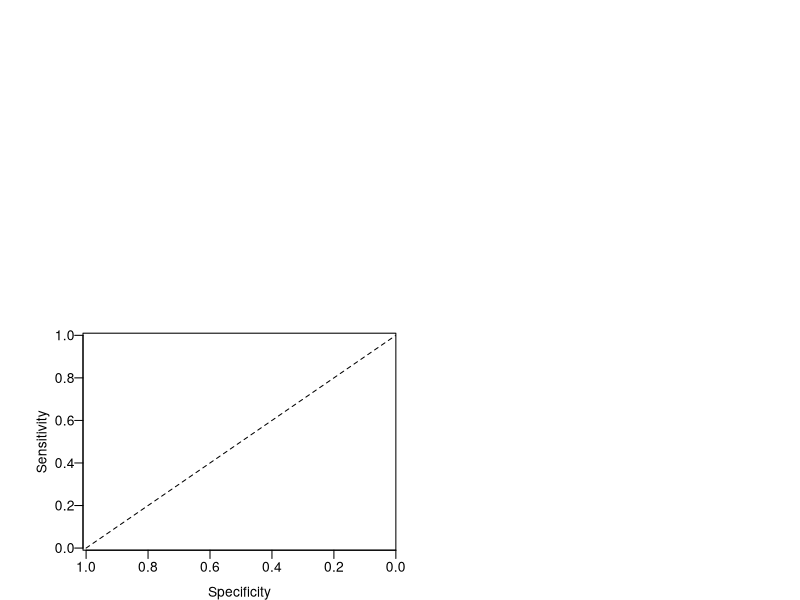

Write R code to recreate this figure. (Note: this script raises an error after producing the figure.)
#figure layout
tiff(file='figures/RSPwk6aucrf.tiff', height=8, width=9, units='in', res=300)


layout(matrix(c(3,1,4,2), nrow=2))
par(mar=c(3,3.5,2,1), mgp=c(2,0.5,0), oma=c(0,1.5,0,0))


#pdf('data/figures/RSPwk6aucrf.#pdf', height=6, width=8)
### Plot REMISSION ROC curves

plot(c(1,0),c(0,1), type='l', lty=2, xlim=c(1.01,0), ylim=c(-0.01,1.01), xaxs='i', yaxs='i', ylab='Sensitivity', xlab='Specificity', las=1)
plot(otu_remWK6xWK6_roc, add=T, lwd=2, col='royalblue', lty=1)
plot(md_remWK6xWK6_roc, add=T, lwd=2, col='grey5', lty=1)
plot(mdotu_remWK6xWK6_roc, add=T, lwd=2, col='red', lty=1)
#title("Predicting Week 6 Remission using Week 6 Clinical Data")
legend('bottomright', c(sprintf('OTUs : AUC=%.3f',otu_remWK6xWK6_roc$auc),sprintf('Clinical Data: AUC=%.3f',md_remWK6xWK6_roc$auc),sprintf('Combined: AUC=%.3f',mdotu_remWK6xWK6_roc$auc)), lwd=2, col=c('royalblue','grey5', 'red'), bty='n', lty=1, title="Remission Week 6")
title
mtext('C', at=1.1, side=3, line=0.1, font=2, cex=2)

cutoff <- coords(roc=mdotu_remWK6xWK6_roc, x='best', best.method='y', ret=c('threshold'))
mdotu_remWK6xWK6_spec <- coords(mdotu_remWK6xWK6_roc, x=cutoff, input='thr', ret='spec')
mdotu_remWK6xWK6_sens <- coords(mdotu_remWK6xWK6_roc, x=mdotu_remWK6xWK6_spec, input='spec', ret='sens')
mdotu_remWK6xWK6_thr <- coords(mdotu_remWK6xWK6_roc, x=mdotu_remWK6xWK6_spec, input='spec', ret='thr')

points(coords(mdotu_remWK6xWK6_roc, x=cutoff, input='threshold', ret='specificity'),coords(mdotu_remWK6xWK6_roc, x=cutoff, input='threshold', ret='sensitivity'), col='red', cex=1.5, pch=10)

cutoff <- coords(roc=otu_remWK6xWK6_roc, x='best', best.method='y', ret=c('threshold'))
otu_remWK6xWK6_spec <- coords(otu_remWK6xWK6_roc, x=cutoff, input='thr', ret='spec')
otu_remWK6xWK6_sens <- coords(otu_remWK6xWK6_roc, x=otu_remWK6xWK6_spec, input='spec', ret='sens')
otu_remWK6xWK6_thr <- coords(otu_remWK6xWK6_roc, x=otu_remWK6xWK6_spec, input='spec', ret='thr')
points(coords(otu_remWK6xWK6_roc, x=cutoff, input='threshold', ret='specificity'),coords(otu_remWK6xWK6_roc, x=cutoff, input='threshold', ret='sensitivity'), col='royalblue', cex=1.5, pch=10)

cutoff <- coords(roc=md_remWK6xWK6_roc, x='best', best.method='y', ret=c('threshold'))
md_remWK6xWK6_spec <- coords(md_remWK6xWK6_roc, x=cutoff, input='thr', ret='spec')
md_remWK6xWK6_sens <- coords(md_remWK6xWK6_roc, x=md_remWK6xWK6_spec, input='spec', ret='sens')
md_remWK6xWK6_thr <- coords(md_remWK6xWK6_roc, x=md_remWK6xWK6_spec, input='spec', ret='thr')

points(coords(md_remWK6xWK6_roc, x=cutoff, input='threshold', ret='specificity'),coords(md_remWK6xWK6_roc, x=cutoff, input='threshold', ret='sensitivity'), col='black', cex=1.5, pch=10)
#dev.off()

#pdf('data/figures/RSPwk6abunds.#pdf', height=6, width=8)
plot(4, type='n', xlim=c(0.5,2.5), ylim=c(0,1), ylab='', xlab='', xaxt='n', cex.axis=1.2)
#title('Remission Status Compared to OTU Model')
stripchart(at=1, otu_remWK6xWK6_probs[otu_remWK6xWK6$'REMISSwk6'==0], vertical=T, method='jitter', jitter=0.4, pch=21, bg='orange', add=T, cex=1.5)
stripchart(at=2, otu_remWK6xWK6_probs[otu_remWK6xWK6$'REMISSwk6'==1], vertical=T, method='jitter', jitter=0.4, pch=21, bg='royalblue', add=T, cex=1.5)
mtext(side=2, text='Probability of Response', line=2.2, cex=0.8)
axis(1, at=c(1,2), labels=c('No', 'Yes'), cex.axis=1.2)
cutoff <- coords(roc=otu_remWK6xWK6_roc, x='best', best.method='y', ret=c('threshold')) #gives best point on curve for cutoff
abline(h=cutoff, lty=2)
legend("top", lty=2, sprintf('Model Threshold'), title="Remission Week 6")
mtext('D', at=0.5, side=3, line=0.1, font=2, cex=2)

### Plot response ROC curves
plot(c(1,0),c(0,1), type='l', lty=2, xlim=c(1.01,0), ylim=c(-0.01,1.01), xaxs='i', yaxs='i', ylab='Sensitivity', xlab='Specificity', las=1)
plot(otu_relrespWK6xWK6_roc, add=T, lwd=2, col='royalblue', lty=1)
plot(md_relrespWK6xWK6_roc, add=T, lwd=2, col='grey5', lty=1)
plot(mdotu_relrespWK6xWK6_roc, add=T, lwd=2, col='red', lty=1)
#title("Predicting Week 6 Response \\n using Week 6 Clinical Data")
legend('bottomright', c(sprintf('OTUs : AUC=%.3f',otu_relrespWK6xWK6_roc$auc),sprintf('Clinical Data: AUC=%.3f',md_relrespWK6xWK6_roc$auc),sprintf('Combined: AUC=%.3f',mdotu_relrespWK6xWK6_roc$auc)), lwd=2, col=c('royalblue','grey5', 'red'), bty='n', lty=1, title="Response Week 6")
mtext('A', at=1.1, side=3, line=0.1, font=2, cex=2)

cutoff <- coords(roc=mdotu_relrespWK6xWK6_roc, x='best', best.method='y', ret=c('threshold'))
mdotu_relrespWK6xWK6_spec <- coords(mdotu_relrespWK6xWK6_roc, x=cutoff, input='thr', ret='spec')
mdotu_relrespWK6xWK6_sens <- coords(mdotu_relrespWK6xWK6_roc, x=mdotu_relrespWK6xWK6_spec, input='spec', ret='sens')
mdotu_relrespWK6xWK6_thr <- coords(mdotu_relrespWK6xWK6_roc, x=mdotu_relrespWK6xWK6_spec, input='spec', ret='thr')

points(coords(mdotu_relrespWK6xWK6_roc, x=cutoff, input='threshold', ret='specificity'),coords(mdotu_relrespWK6xWK6_roc, x=cutoff, input='threshold', ret='sensitivity'), col='red', cex=1.5, pch=10)

cutoff <- coords(roc=otu_relrespWK6xWK6_roc, x='best', best.method='y', ret=c('threshold'))
otu_relrespWK6xWK6_spec <- coords(otu_relrespWK6xWK6_roc, x=cutoff, input='thr', ret='spec')
otu_relrespWK6xWK6_sens <- coords(otu_relrespWK6xWK6_roc, x=otu_relrespWK6xWK6_spec, input='spec', ret='sens')
otu_relrespWK6xWK6_thr <- coords(otu_relrespWK6xWK6_roc, x=otu_relrespWK6xWK6_spec, input='spec', ret='thr')
points(coords(otu_relrespWK6xWK6_roc, x=cutoff, input='threshold', ret='specificity'),coords(otu_relrespWK6xWK6_roc, x=cutoff, input='threshold', ret='sensitivity'), col='royalblue', cex=1.5, pch=10)

cutoff <- coords(roc=md_relrespWK6xWK6_roc, x='best', best.method='y', ret=c('threshold'))
md_relrespWK6xWK6_spec <- coords(md_relrespWK6xWK6_roc, x=cutoff, input='thr', ret='spec')
md_relrespWK6xWK6_sens <- coords(md_relrespWK6xWK6_roc, x=md_relrespWK6xWK6_spec, input='spec', ret='sens')
md_relrespWK6xWK6_thr <- coords(md_relrespWK6xWK6_roc, x=md_relrespWK6xWK6_spec, input='spec', ret='thr')

points(coords(md_relrespWK6xWK6_roc, x=cutoff, input='threshold', ret='specificity'),coords(md_relrespWK6xWK6_roc, x=cutoff, input='threshold', ret='sensitivity'), col='black', cex=1.5, pch=10)



#plot model results response wk6 by wk6
plot(2, type='n', xlim=c(0.5,2.5), ylim=c(0,1), ylab='', xlab='', xaxt='n', cex.axis=1.2)
#title('Response Status \\n Compared to OTU Model')
stripchart(at=1, otu_relrespWK6xWK6_probs[otu_relrespWK6xWK6$'RelRSPwk6'==0], vertical=T, method='jitter', jitter=0.4, pch=21, bg='orange', add=T, cex=1.5)
stripchart(at=2, otu_relrespWK6xWK6_probs[otu_relrespWK6xWK6$'RelRSPwk6'==1], vertical=T, method='jitter', jitter=0.4, pch=21, bg='royalblue', add=T, cex=1.5)
mtext(side=2, text='Probability of Response', line=2.2, cex=0.8)
axis(1, at=c(1,2), labels=c('No', 'Yes'), cex.axis=1.2)
cutoff <- coords(roc=otu_relrespWK6xWK6_roc, x='best', best.method='y', ret=c('threshold')) #gives best point on curve for cutoff
abline(h=cutoff, lty=2)
legend("top", lty=2, sprintf('Model Threshold'), title="Response Week 6")
mtext('B', at=0.5, side=3, line=0.1, font=2, cex=2)
#dev.off()


dev.off()

